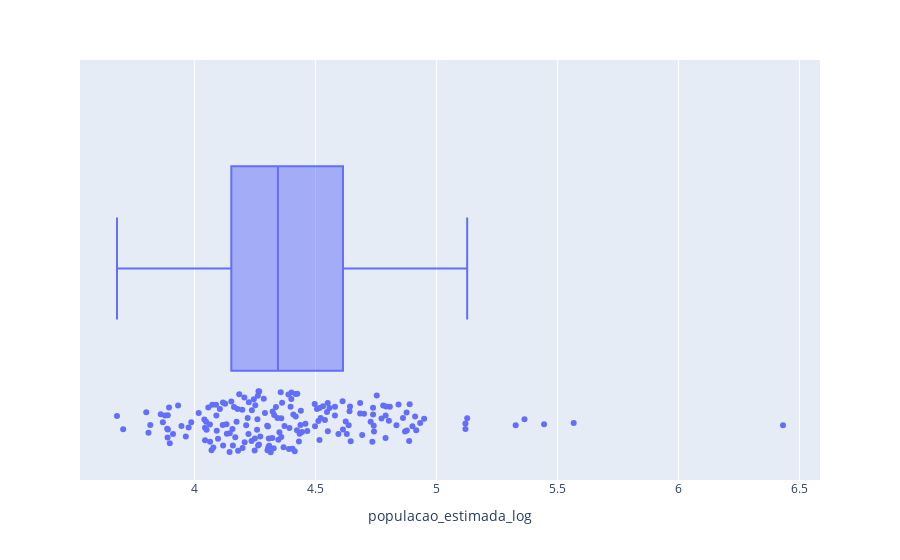

Notebook source saved alongside this figure:
### Code cell
# Boxplot da variável 'populacao_estimada'

px.box(df, x = 'populacao_estimada_log', points = 'all')

### Figure 1 — Plotly figure (JSON) as saved in the notebook; plotly's stock layout.template omitted (floating-point values rounded to 4 significant figures; data arrays with more than 128 entries replaced by an {"elided": "..."} marker saying what was removed)
{"data": [{"alignmentgroup": "True", "boxpoints": "all", "hovertemplate": "populacao_estimada_log=%{x}<extra></extra>", "legendgroup": "", "marker": {"color": "#636efa"}, "name": "", "notched": false, "offsetgroup": "", "orientation": "h", "showlegend": false, "type": "box", "x": {"elided": "182 float values"}, "x0": " ", "xaxis": "x", "y0": " ", "yaxis": "y"}], "layout": {"boxmode": "group", "legend": {"tracegroupgap": 0}, "margin": {"t": 60}, "xaxis": {"anchor": "y", "domain": [0, 1], "title": {"text": "populacao_estimada_log"}}, "yaxis": {"anchor": "x", "domain": [0, 1]}}}
